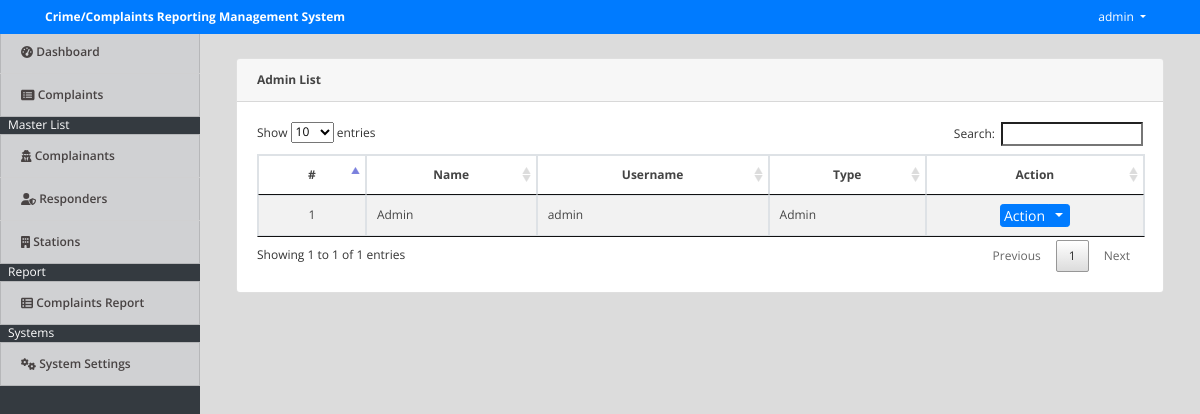
Page /admin/index.php?page=users (signed in) on the committed database.
### tables this page shows
CREATE TABLE `users` (
  `id` int(30) NOT NULL,
  `name` text NOT NULL,
  `username` varchar(200) NOT NULL,
  `password` text NOT NULL,
  `type` tinyint(1) NOT NULL DEFAULT 3 COMMENT '1=Admin,2=Staff'
);

### admin/users.php (the view, shortened to what this page needs)
<div class="container-fluid">
	<br>
	<div class="col-lg-12">
		<div class="card ">
			<div class="card-header"><b>Admin List</b></div>
			<div class="card-body">
				<table class="table-striped table-bordered">
			<thead>
				<tr>
					<th class="text-center">#</th>
					<th class="text-center">Name</th>
					<th class="text-center">Username</th>
					<th class="text-center">Type</th>
					<th class="text-center">Action</th>
				</tr>
			</thead>
			<tbody>
				<?php
 					include 'db_connect.php';
 					$type = array("","Admin","Staff","Alumnus/Alumna");
 					$users = $conn->query("SELECT * FROM users order by name asc");
 					$i = 1;
 					while($row= $users->fetch_assoc()):
				 ?>
				 <tr>
				 	<td class="text-center">
				 		<?php echo $i++ ?>
				 	</td>
				 	<td>
				 		<?php echo ucwords($row['name']) ?>
				 	</td>
				 	<td>
				 		<?php echo $row['username'] ?>
				 	</td>
				 	<td>
				 		<?php echo $type[$row['type']] ?>
				 	</td>
				 	<td>
				 		<center>
							<div class="btn-group">
							  <button type="button" class="btn btn-primary btn-sm">Action</button>
							  <button type="button" class="btn btn-primary btn-sm dropdown-toggle dropdown-toggle-split" data-toggle="dropdown" aria-haspopup="true" aria-expanded="false">
							  </button>
							</div>
						</center>
				 	</td>
				 </tr>
				<?php endwhile; ?>
			</tbody>
		</table>
			</div>
		</div>
	</div>
</div>

### admin/assets/css/style.css (style rules this page uses)
body { font-family: "Open Sans", sans-serif; color: #444444; width: 100%; height: calc(100%); font-size: 12px; }
.btn-sm { padding: .0001rem .2rem; }

### admin/index.php (style rules this page uses)
body { background: #80808045; }

### rows in the picture
users: name "Admin", username "admin", type "Admin"

### other values in the picture
$_SESSION['system']['name'] "Crime/Complaints Reporting Management System"
$_SESSION['login_name'] "admin"
